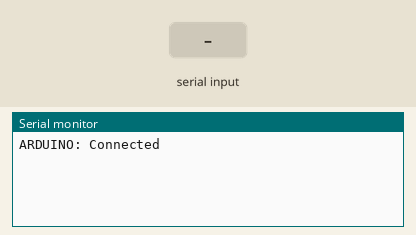
Recording of a sketch running on a simulated Arduino Uno, built with avr-gcc and run on an emulated ATmega328P. On the bench: the last lines printed to the serial monitor. The test bench sets the inputs (shaded band).

Above: at 1.2 s.
1.3 s: "1\n" received over Serial
At 2.2 s:
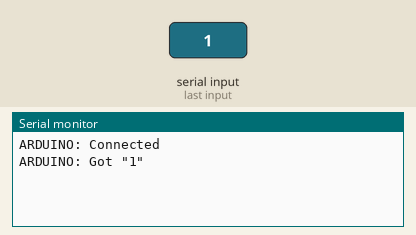
2.8 s: "0\n" received over Serial
At 3.3 s:
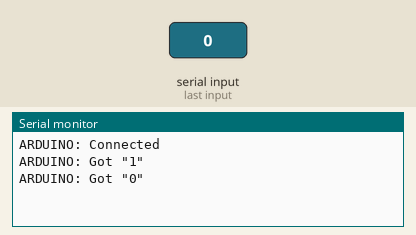
4.3 s: "2\n" received over Serial
At 5.7 s:
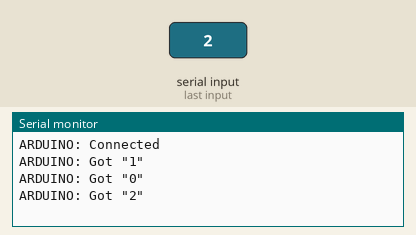

Measured:
- after the input at 1.3 s, the serial monitor: prints a new line at once (image 1)
- after the input at 2.8 s, the serial monitor: prints a new line at once (image 2)
- after the input at 4.3 s, the serial monitor: prints a new line at once (image 3)

The sketch:

EchoServer.ino
```cpp
unsigned long i=0, j=5000;
String msg = "";

void setup() {
  // initialize serial:
  Serial.begin(115200);
  Serial.println("ARDUINO: Connected");
}

void loop() {
//  // if there's any serial available, read it:
//  if (i % j == 0)
//    Serial.println(i/j);

  if (Serial.available() > 0) {
    char c = char(Serial.read());
    if (c == '\n') {
      Serial.println("ARDUINO: Got \"" + msg + "\"");
      msg = "";
    }
    else
      msg += c;
  }
  i++;
  delay(1);
}
```
